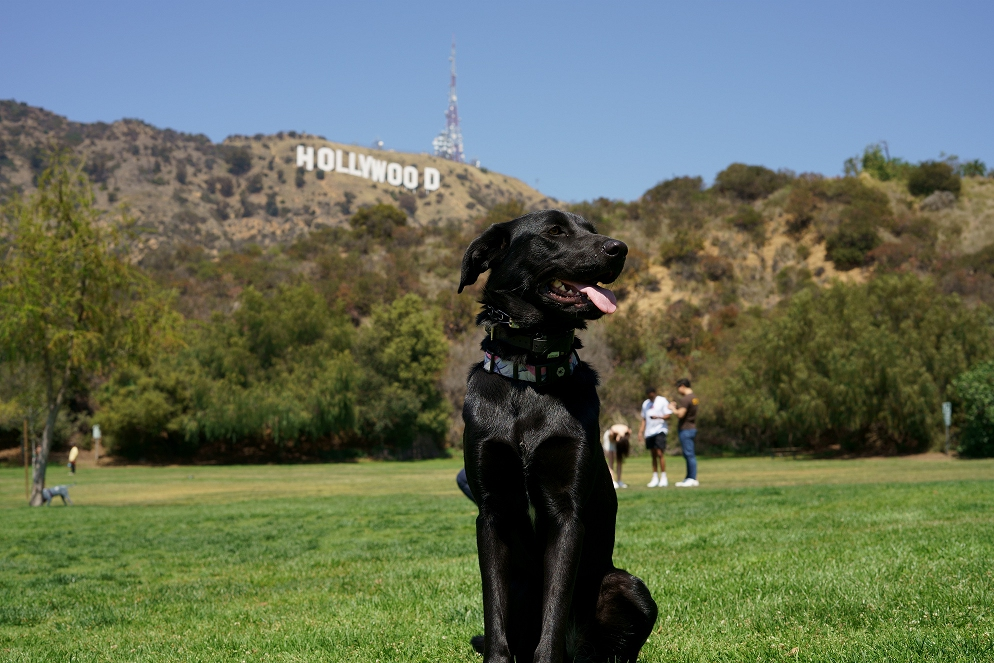
#> input picture openvino_demos/vision-background-removal/coco_hollywood.jpg, 994 x 663 px, found by its file name
$ jupyter execute --allow-errors segmenter-semantic-segmentation_pysdk.ipynb   (shell and % lines are left out)
#> lines starting #> are read from the running program, lines starting #| are printed output that depends on the picture
# Semantic Segmentation with DeGirum's PySDK using Segmenter

Semantic segmentation is a difficult computer vision problem with many applications such as autonomous driving, robotics, augmented reality, and many others.
Its goal is to assign labels to each pixel according to the object it belongs to, creating so-called segmentation masks.
To properly assign this label, the model needs to consider the local as well as global context of the image.
This is where transformers offer their advantage as they work well in capturing global context.

Segmenter is based on Vision Transformer working as an encoder, and Mask Transformer working as a decoder.
With this configuration, it achieves good results on different datasets such as ADE20K, Pascal Context, and Cityscapes.
It works as shown in the diagram below, by taking the image, splitting it into patches, and then encoding these patches.
Mask transformer combines encoded patches with class masks and decodes them into a segmentation map as the output, where each pixel has a label assigned to it.

> Credits for this image go to [original authors of Segmenter](https://github.com/rstrudel/segmenter).

More about the model and its details can be found in the following paper:
[Segmenter: Transformer for Semantic Segmentation](https://arxiv.org/abs/2105.05633) or in the [repository](https://github.com/rstrudel/segmenter).

The following notebook implements the execution of the Segmenter model in OpenVINO runtime using DeGirum's PySDK.

#### Table of contents:

- [Get and prepare PySDK model](#Get-and-prepare-PySDK-model)
    - [Prerequisites](#Prerequisites)
    - [Loading PySDK model](#Loading-PySDK-model)
- [Preparing preprocessing, inference support functions, and visualization functions](#Preparing-preprocessing-inference-support-functions-and-visualization-functions)
    - [Preprocessing](#Preprocessing)
    - [Inference Support](#Inference-Support)
    - [Inference Function](#Inference-Function)
    - [Visualization](#Visualization)
- [Inference of PySDK model](#Inference-of-PySDK-model)

To demonstrate how to use Segmenter with PySDK, this notebook consists of the following steps:

* Preparing PySDK Segmenter model
* Preparing preprocessing and visualization functions
* Running inference of the model

## Get and prepare PySDK model

### Prerequisites
[back to top ⬆️](#Table-of-contents:)

### Loading PySDK model

[cell 1]
import degirum as dg
import degirum_tools

target = "@cloud"
cloud_zoo_url = "https://cs.degirum.com/degirum/openvino_demos"
#> (the rest of this cell did not finish here and is left out)

## Preparing preprocessing, inference support functions, and visualization functions
[back to top ⬆️](#Table-of-contents:)

Now we will define utility functions for preprocessing, inferencing, and visualizing the results.

### Preprocessing
[back to top ⬆️](#Table-of-contents:)

Inference input is tensor with shape `[1, 3, H, W]` in `B, C, H, W` format, where:

* `B` - batch size (in our case 1, as we are just adding 1 with unsqueeze)
* `C` - image channels (in our case RGB - 3)
* `H` - image height
* `W` - image width

Splitting to batches is done inside inference, so we don't need to split the image in preprocessing.

Model expects images in RGB channels format, scaled to [0, 1] range and normalized with given mean and standard deviation.

[cell 2]
# normalization parameters
normalization = {"mean": [0.5, 0.5, 0.5], "std": [0.5, 0.5, 0.5]}
# number of model classes
num_classes = 150
# window size
window_size = 512

[cell 3]
from PIL import Image
import cv2
import numpy as np
from scipy.special import softmax
import math

def resize(im, smaller_size):
    """
    Resize image bilinearly to make shorter side at least as long as the dimension provided.
    """
    h, w = im.shape[2:]
    if h < w:
        ratio = w / h
        h_res, w_res = smaller_size, ratio * smaller_size
    else:
        ratio = h / w
        h_res, w_res = ratio * smaller_size, smaller_size
    if min(h, w) < smaller_size:
        im_res = cv2.resize(im, (int(h_res), int(w_res)), interpolation=cv2.INTER_LINEAR)
    else:
        im_res = im
    return im_res

def preprocess(im: Image, normalization: dict, window_size: int) -> np.ndarray:
    """
    Preprocess image: scale, normalize, unsqueeze, and resize

    :param im: input image
    :param normalization: dictionary containing normalization data
    :return:
            im: processed (scaled and normalized) image
    """
    # change PIL image to NumPy array and scale to [0, 1]
    im = np.asarray(im, dtype=np.float32) / 255.0
    # normalize by given mean and standard deviation
    im -= np.array(normalization["mean"])[None, None, :]
    im /= np.array(normalization["std"])[None, None, :]
    # HWC -> CHW
    im = np.transpose(im, (2, 0, 1))
    # change dim from [C, H, W] to [1, C, H, W]
    im = np.expand_dims(im, axis=0)
    # resize image to window size by shorter dimension
    im = resize(im, window_size)

    return im

### Inference Support
The functions below implement a sliding window methodology for model inference.

[cell 4]
# [97 lines left out: functions sliding_window, bilinear_interpolation, merge_windows, not called in this run]

### Inference Function

The following code implements the main inference function, utilizing the inference support functions defined above to split the input image into patches, run the model inference on each path, and merge together all outputs.

[cell 5]
# [26 lines left out: function inference, not called in this run]

### Visualization
[back to top ⬆️](#Table-of-contents:)

Inference output contains labels assigned to each pixel, so the output in our case is `[150, H, W]` in `CL, H, W` format where:

* `CL` - number of classes for labels (in our case 150)
* `H` - image height
* `W` - image width

Since we want to visualize this output, we reduce dimensions to `[1, H, W]` where we keep only class with the highest value as that is the predicted label.
We then combine original image with colors corresponding to the inferred labels.

[cell 6]
import yaml

IGNORE_LABEL = 255
ADE20K_CATS_PATH = "ade20k.yml"

# [45 lines left out: functions seg_to_rgb, dataset_cat_description, apply_segmentation_mask, not called in this run]

## Validation of inference of PySDK model
[back to top ⬆️](#Table-of-contents:)

Now that we have everything ready, we can perform segmentation on example image `coco_hollywood.jpg`.

[cell 7]
import cv2
import requests

def load_image(path: str) -> np.ndarray:
    """
    Loads an image from `path` and returns it as BGR numpy array. `path`
    should point to an image file, either a local filename or a url. The image is
    not stored to the filesystem. Use the `download_file` function to download and
    store an image.

    :param path: Local path name or URL to image.
    :return: image as BGR numpy array
    """

    if path.startswith("http"):
        # Set User-Agent to Mozilla because some websites block
        # requests with User-Agent Python
        response = requests.get(path, headers={"User-Agent": "Mozilla/5.0"})
        array = np.asarray(bytearray(response.content), dtype="uint8")
        image = cv2.imdecode(array, -1)  # Loads the image as BGR
#> image is the input picture: shape (663, 994, 3); mean B, G, R 89.5, 109.5, 98.9
    else:
        image = cv2.imread(path)
    return image

[cell 8]
# load image with OpenCV
image = load_image("https://storage.openvinotoolkit.org/repositories/openvino_notebooks/data/data/image/coco_hollywood.jpg")
# load_image reads the image in BGR format, [:,:,::-1] reshape transfroms it to RGB
pil_image = Image.fromarray(image[:,:,::-1])

# preprocess image with normalization params loaded in previous steps
image = preprocess(pil_image, normalization, window_size)
#> in preprocess, `im = np.asarray(im, dtype=np.float32) / 255.0`:
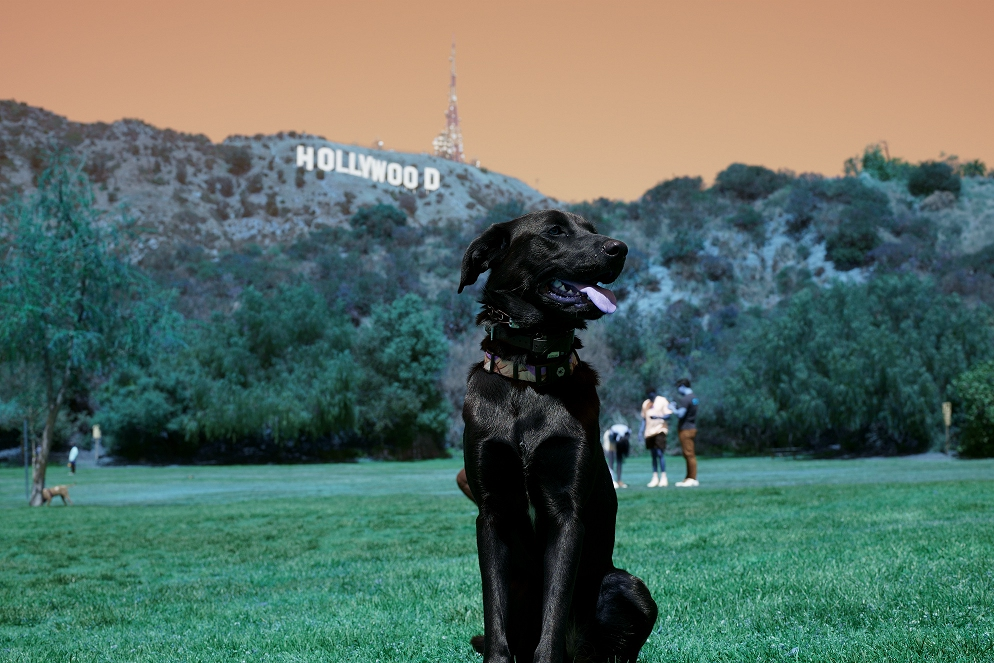
#> im: shape (663, 994, 3) float32; mean of channels 0, 1, 2 0.388, 0.43, 0.351; drawn as B, G, R

# inference function needs some meta parameters, where we specify that we don't flip images in inference mode
im_meta = dict(flip=False)
